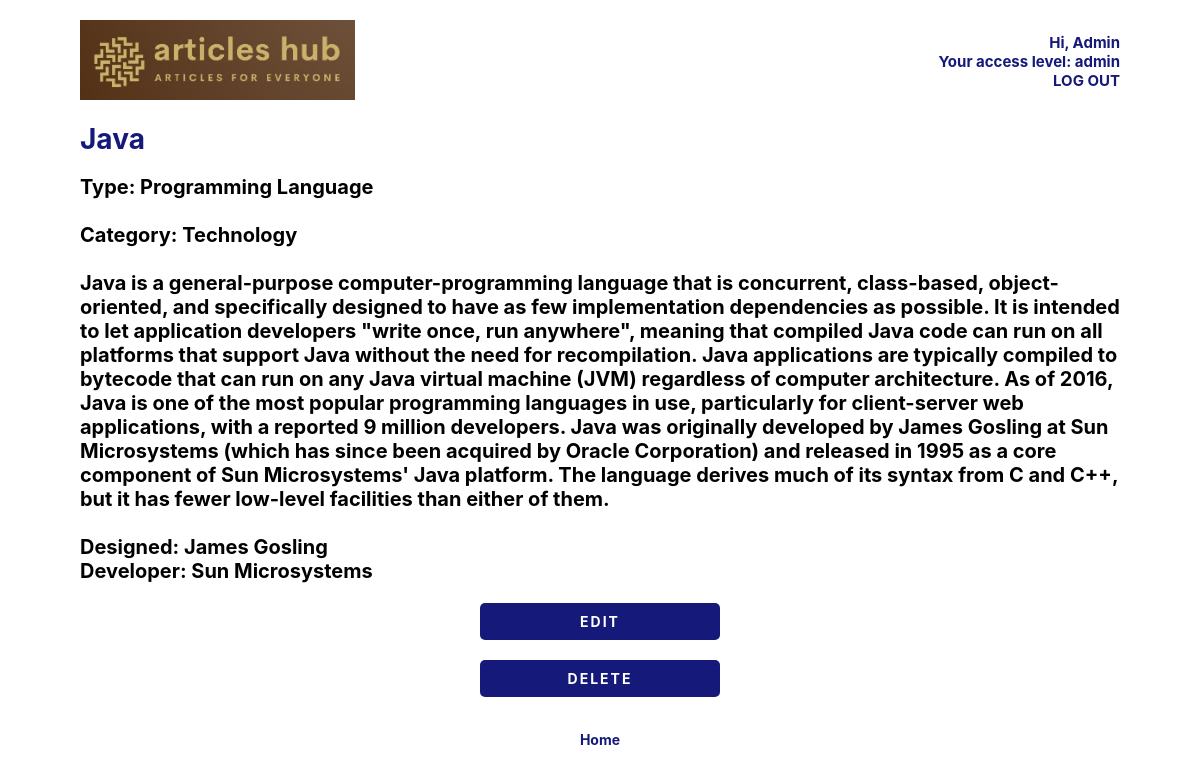
/articleshub/article/19/ (signed in), run on the app's committed database.
### ARTICLES_HUB/models.py (models this page shows, shortened)
class Article (models.Model):
    article_id = models.IntegerField
    type_id = models.ForeignKey (ArticleType, on_delete=models.SET_NULL, null=True)
    category_id = models.ForeignKey (ArticleCategory, on_delete=models.SET_NULL, null=True)
    article_name = models.TextField(max_length=255)
    year_of_born = models.TextField(max_length=50, blank=True)
    year_of_died = models.TextField(max_length=50, blank=True)
    nationality = models.TextField(max_length=50, blank=True)
    notable_work = models.TextField(max_length=255, blank=True)
    article_about = models.TextField(max_length=8000, blank=True)
    known_for = models.TextField(max_length=255, blank=True)
    article_year = models.TextField(max_length=50, blank=True)
    medium = models.TextField(max_length=255, blank=True)
    dimensions = models.TextField(max_length=255, blank=True)
    location = models.TextField(max_length=255, blank=True)
    designed = models.TextField(max_length=255, blank=True)
    developer = models.TextField(max_length=255, blank=True)

class ArticleType(models.Model):
    type_id = models.IntegerField
    type_name = models.TextField(max_length=255)
    def __str__(self):
        return self.type_name

class ArticleCategory(models.Model):
    category_id = models.IntegerField
    category_name = models.TextField(max_length=255)
    def __str__(self):
        return self.category_name

### ARTICLES_HUB/views.py (the view)
# urls.py: path("article/<int:pk>/", ArticleDetailsView.as_view(), name = "article_detail"),
class ArticleDetailsView(DetailView):
    model = Article
    template_name = "article_detail.html"

### ARTICLES_HUB/templates/article_detail.html (shortened to what this page needs)
{% extends "base.html" %}
{% load static %}
{% load crispy_forms_tags %}
{% block content %}
{% if user.is_authenticated %}
  <div class="tour-entry">
    <h1>{{ article.article_name }} </h1>
    <h4>Type: {{article.type_id }}
      <br><br>
       Category: {{ article.category_id }}
       <br><br>
       {{article.article_about}}
       <br> <br>
       {% if article.designed != null %}
       Designed: {{article.designed}}
       <br>
       {% endif %}
       {% if article.developer != null %}
       Developer: {{article.developer}}
       {% endif %}
  </div>
  <center>
    {% if 'contenttypes.change_contenttype' in perms %}
    <a href="{% url 'article_edit' article.pk %}" class="button-dark">EDIT</a>
    {% endif %}
    {% if 'contenttypes.delete_contenttype' in perms %}
    <a href="{% url 'article_delete' article.pk %}" class="button-dark">DELETE</a><br><br>
    {% endif %}
    <a href="{% url 'home' %}">Home</a>
  </center>
{% endif %}
{% endblock content %}

### ARTICLES_HUB/templates/base.html (shortened to what this page needs)
{% load static %}
<!DOCTYPE html>
<html lang="en">
<head>
    <link rel="stylesheet" href="{% static 'css/base.css' %}">
</head>
<body>
    {% if user.is_authenticated %}
    <div class="base-container">
        <div class="base-logo">
          <a href="{% url 'home' %}"><img src="{% static 'images/articles_hub_logo2.jpg' %}" height="80px"></a>
        </div>
        <div class="base-text">
            <h5>
                Hi, {{user.first_name}} <br>
                 Your access level: {{user.groups.first.name}} <br>
                 <a href="{% url 'logout' %}">LOG OUT</a>
            </h5>
        </div>
      </div>
    {% endif %}
{% block content %} {% endblock content %}
</body>
</html>

### ARTICLES_HUB/static/css/base.css (style rules this page uses)
body { font-family: 'Inter', sans-serif; font-size: 14px; text-decoration: none; margin: 20px 80px 20px 80px; }
.button-dark { background-color: #151979; color: white !important; padding: 10px 20px; margin-top: 20px; display: block; font-weight: bold; text-align: center; border-radius: 5px; border: none !important; letter-spacing: 2px; }
a { color: #151979; font-weight: bold; text-decoration: none; margin-left: 0px; margin-top: 0px; width: 200px; }
h5 { text-align: right; text-decoration: none; color: #151979; font-size: 15px; font-weight: bold; margin: 0px; }
h4 { font-size: 20px; text-decoration: #333636; margin-bottom: 7px; margin-top: 7px; }
h1 { font-weight: bold; color: #151979; }
.base-container { display: flex; justify-content: space-between; align-items: center; }
.base-logo { flex-basis: 50%; }
.base-text { text-align: left; margin-left: auto; flex-basis: 50%; }

### data on the page
Article: article_name "Java", type_id "Programming Language", category_id "Technology", article_about "Java is a general-purpose computer-programming language that is concurrent, class-based, object-oriented, and specifically designed to have as few implementation dependencies as possible. It is intended to let application developers \"write once, run anywhere\", meaning that compiled Java code can run on all platforms that support Java without the need for recompilation. Java applications are typically compiled to bytecode that can run on any Java virtual machine (JVM) regardless of computer architecture. As of 2016, Java is one of the most popular programming languages in use, particularly for client-server web applications, with a reported 9 million developers. Java was originally developed…", designed "James Gosling", developer "Sun Microsystems"

### other printed values
{{ user.first_name }} "Admin"
{{ user.groups.first.name }} "admin"
